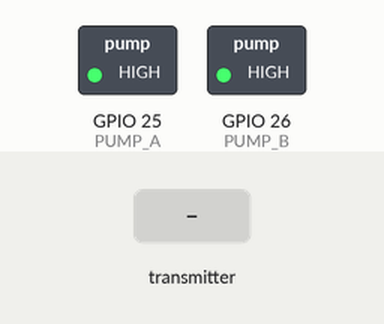
Simulated run of this sketch. Board: ESP32. On the bench: switched loads named in the sketch (green lamp = pin HIGH). The test bench sets the inputs (shaded band). WiFi joins after 1.5 s; servers stay silent unless stated; no MQTT or app messages arrive unless stated; what the sketch prints to the serial monitor is not drawn.

Above: at 2.7 s.
2.8 s: the transmitter starts sending id = 0
At 4.1 s:
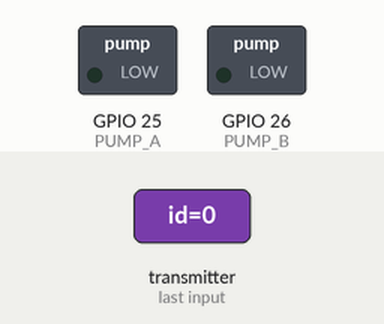
Timing chart, 0 to 5.8 s (numbered marks = the images above; inputs shaded):
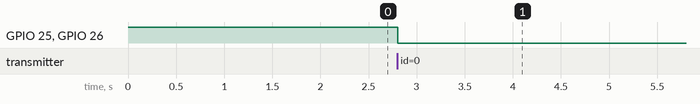

Measured:
- after the input at 2.8 s, GPIO 25 (PUMP_A), GPIO 26 (PUMP_B): HIGH → LOW at once

The sketch:

V6_Main_betterUI.ino
```cpp
/*
 * RECEIVER HUB CODE (Freenove ESP32)
 * 1. WiFi AP & ESP-NOW Receiver
 * 2. Real-time Serial Dashboard for 4 Sensors
 * 3. Automatic 10s Watering & Consumption Tracking
 */
#include <esp_now.h>
#include <WiFi.h>
#include <WebServer.h>
#include <PubSubClient.h> // MQTT Library

#define PUMP_ON LOW
#define PUMP_OFF HIGH

const char* wifi_ssid = "eduroam";
const char* eap_identity = "yka106@sfu.ca.ac.kr";
const char* eap_password = "Kyj65130327!";
const char* mqtt_server = "broker.hivemq.com";
const char* mqtt_topic = "capstone/1";

const char* ap_ssid = "ESP32-Hub";
const char* ap_password = "password123";

WiFiClient espClient;
PubSubClient client(espClient);

// --- CONFIGURATION ---
const int threshold = 70;
const int PUMP_A = 25;
const int PUMP_B = 26;
float flowRate = 0.065; // L/s
const unsigned long WATERING_DURATION = 10000; // 10 seconds

// --- GLOBAL VARIABLES ---
float avgA = 0;
float avgB = 0;

unsigned long pumpA_startMillis = 0;
bool isPumpAActive = false;
float totalWaterA = 0.0;

unsigned long pumpB_startMillis = 0;
bool isPumpBActive = false;
float totalWaterB = 0.0;

bool warningA = false;
bool warningB = false;

const char* ssid = "ESP32-Hub";
const char* password = "password123";

WebServer server(80);

typedef struct struct_message {
  int id;
  float temp;
  float hum;
  int battery;
  float batteryVoltage;
  int moistureRaw;
  int soilmoisture;
} struct_message;

struct_message boardsStruct[4];

// --- MQTT RECONNECT FUNCTION ---
void reconnectMQTT() {
  while (!client.connected()) {
    Serial.print("Attempting MQTT connection...");
    if (client.connect("ESP32_Hub_Client")) {
      Serial.println("connected");
    } else {
      Serial.print("failed, rc=");
      Serial.print(client.state());
      Serial.println(" try again in 5 seconds");
      delay(5000);
    }
  }
}

// --- DASHBOARD PRINT FUNCTION ---
void printSerialReport() {
  Serial.println("\n======================================================================");
  Serial.println("                     SMART WATERING SYSTEM STATUS                     ");
  Serial.println("======================================================================");

  // Group A Summary (Sensor 1 & 2)
  Serial.printf(" [Group A] S1: %3d%% (Bat:%3d%%) | S2: %3d%% (Bat:%3d%%) | AVG: %4.1f%%\n",
                boardsStruct[0].soilmoisture, boardsStruct[0].battery,
                boardsStruct[1].soilmoisture, boardsStruct[1].battery, avgA);

  Serial.printf("            PUMP A STATUS: %-10s | CUMULATIVE WATER: %.3f L\n",
                (isPumpAActive ? "WATERING" : "STANDBY"), totalWaterA);

  Serial.println("----------------------------------------------------------------------");

  // Group B Summary (Sensor 3 & 4)
  Serial.printf(" [Group B] S3: %3d%% (Bat:%3d%%) | S4: %3d%% (Bat:%3d%%) | AVG: %4.1f%%\n",
                boardsStruct[2].soilmoisture, boardsStruct[2].battery,
                boardsStruct[3].soilmoisture, boardsStruct[3].battery, avgB);
  Serial.printf("            PUMP B STATUS: %-10s | CUMULATIVE WATER: %.3f L\n",
                (isPumpBActive ? "WATERING" : "STANDBY"), totalWaterB);

  Serial.println("======================================================================\n");
}

// --- PUMP CONTROL LOGIC ---
void controlPumps() {
  unsigned long currentMillis = millis();
  bool stateChanged = false;

  // Check Group A Timer
  if (isPumpAActive && (currentMillis - pumpA_startMillis >= WATERING_DURATION)) {
    digitalWrite(PUMP_A, PUMP_OFF);
    isPumpAActive = false;
    totalWaterA += (WATERING_DURATION / 1000.0) * flowRate;
    Serial.println(">>> INFO: Group A Watering Cycle Finished.");
    stateChanged = true;
  }

  // Check Group B Timer
  if (isPumpBActive && (currentMillis - pumpB_startMillis >= WATERING_DURATION)) {
    digitalWrite(PUMP_B, PUMP_OFF);
    isPumpBActive = false;
    totalWaterB += (WATERING_DURATION / 1000.0) * flowRate;
    Serial.println(">>> INFO: Group B Watering Cycle Finished.");
    stateChanged = true;
  }

  // If a pump just stopped, print the final report once
  if (stateChanged) {
    printSerialReport();
  }
}

// --- ESP-NOW CALLBACK ---
void OnDataRecv(const uint8_t * mac, const uint8_t *incomingData, int len) {
  struct_message incoming;
  memcpy(&incoming, incomingData, sizeof(incoming));

  int index = incoming.id - 1;
  if (index >= 0 && index < 4) {
    boardsStruct[index] = incoming;
  }

  // Update Averages
  avgA = (boardsStruct[0].soilmoisture + boardsStruct[1].soilmoisture) / 2.0;
  avgB = (boardsStruct[2].soilmoisture + boardsStruct[3].soilmoisture) / 2.0;

  // --- NEW: Check for 20% difference between sensors ---
  warningA = abs(boardsStruct[0].soilmoisture - boardsStruct[1].soilmoisture) >= 20;
  warningB = abs(boardsStruct[2].soilmoisture - boardsStruct[3].soilmoisture) >= 20;

  // Trigger Logic
  if (avgA < threshold && !isPumpAActive) {
    digitalWrite(PUMP_A, PUMP_ON);
    pumpA_startMillis = millis();
    isPumpAActive = true;
    Serial.println(">>> ACTION: Group A Under Threshold. Pump ON.");
  }

  if (avgB < threshold && !isPumpBActive) {
    digitalWrite(PUMP_B, PUMP_ON);
    pumpB_startMillis = millis();
    isPumpBActive = true;
    Serial.println(">>> ACTION: Group B Under Threshold. Pump ON.");
  }

  // --- Sending INFO to MQTT ---
  if (client.connected()) {
    String payload = "{";
    payload += "\"s1\":" + String(boardsStruct[0].soilmoisture) + ",";
    payload += "\"s2\":" + String(boardsStruct[1].soilmoisture) + ",";
    payload += "\"s3\":" + String(boardsStruct[2].soilmoisture) + ",";
    payload += "\"s4\":" + String(boardsStruct[3].soilmoisture) + ",";
    payload += "\"b1\":" + String(boardsStruct[0].battery) + ",";
    payload += "\"b2\":" + String(boardsStruct[1].battery) + ",";
    payload += "\"b3\":" + String(boardsStruct[2].battery) + ",";
    payload += "\"b4\":" + String(boardsStruct[3].battery) + ",";
    payload += "\"adc1\":" + String(boardsStruct[0].moistureRaw) + ",";
    payload += "\"adc2\":" + String(boardsStruct[1].moistureRaw) + ",";
    payload += "\"adc3\":" + String(boardsStruct[2].moistureRaw) + ",";
    payload += "\"adc4\":" + String(boardsStruct[3].moistureRaw) + ",";
    payload += "\"avgA\":" + String(avgA) + ",";
    payload += "\"avgB\":" + String(avgB) + ",";
    payload += "\"pumpA\":\"" + String(isPumpAActive ? "ON" : "OFF") + "\",";
    payload += "\"pumpB\":\"" + String(isPumpBActive ? "ON" : "OFF") + "\",";
    payload += "\"waterA\":" + String(totalWaterA, 3) + ",";
    payload += "\"waterB\":" + String(totalWaterB, 3);

    payload += "}";

    client.publish(mqtt_topic, payload.c_str());
    Serial.println(">>> MQTT Sent: " + payload);
  }

  // Print report when new data arrives
  printSerialReport();
}

// --- HTML WEBPAGE ---
String getHTML() {
  String html = "<!DOCTYPE html><html><head><meta charset='UTF-8'>";
  html += "<meta http-equiv='refresh' content='5'>";
  html += "<title>HydroSoilSense Smart Irrigation System</title>";
  html += "<style>";
  html += "body { font-family: sans-serif; background: #f0f4f8; padding: 20px; color: #333; }";
  html += ".container { max-width: 900px; margin: auto; }";
  html += "header { display: flex; justify-content: space-between; align-items: center; background: white; padding: 20px; border-radius: 15px; margin-bottom: 25px; box-shadow: 0 4px 6px rgba(0,0,0,0.05); }";
  html += ".alert-strip { background: #e74c3c; color: white; padding: 15px; border-radius: 10px; margin-bottom: 10px; text-align: center; font-weight: bold; }";
  html += ".card-grid { display: grid; grid-template-columns: repeat(auto-fit, minmax(350px, 1fr)); gap: 25px; }";
  html += ".card { background: white; border-radius: 20px; padding: 25px; box-shadow: 0 10px 20px rgba(0,0,0,0.05); border-top: 5px solid #2ecc71; }";
  html += ".card-b { border-top: 5px solid #3498db; }";
  html += ".label { font-size: 14px; color: #7f8c8d; text-transform: uppercase; font-weight: 600; }";
  html += ".value-main { font-size: 48px; font-weight: 800; color: #2c3e50; margin: 10px 0; }";
  html += ".unit { font-size: 18px; color: #95a5a6; }";
  html += ".status-row { display: flex; justify-content: space-between; align-items: center; margin-top: 20px; padding-top: 15px; border-top: 1px solid #f1f1f1; }";
  html += ".badge { padding: 6px 12px; border-radius: 50px; font-size: 12px; font-weight: bold; }";
  html += ".bg-run { background: #dff9fb; color: #0984e3; }";
  html += ".bg-idle { background: #f1f2f6; color: #747d8c; }";
  html += "</style></head><body><div class='container'>";

  html += "<header><h1>SMART IRRIGATION CONTROL</h1><div class='badge bg-idle'>GATEWAY ONLINE</div></header>";

  // --- DETAILED ALERTS ---
  if (warningA) {
    html += "<div class='alert-strip'>⚠️ SENSOR DISCREPANCY DETECTED: CHECK SENSOR 1 & 2</div>";
  }
  if (warningB) {
    html += "<div class='alert-strip'>⚠️ SENSOR DISCREPANCY DETECTED: CHECK SENSOR 3 & 4</div>";
  }

  html += "<div class='card-grid'>";

  // Testbed A (Sensor 1 & 2)
  html += "<div class='card'><div class='label'>Testbed A (Sensor 1 & 2)</div>";
  html += "<div class='value-main'>" + String(avgA, 1) + "<span class='unit'>% Soil Moisture</span></div>";
  html += "<div class='status-row'><span class='badge " + String(isPumpAActive ? "bg-run'>PUMPING" : "bg-idle'>SYSTEM READY") + "</span>";
  html += "<span>Used: <b>" + String(totalWaterA, 2) + " L</b></span></div></div>";

  // Testbed B (Sensor 3 & 4)
  html += "<div class='card card-b'><div class='label'>Testbed B (Sensor 3 & 4)</div>";
  html += "<div class='value-main'>" + String(avgB, 1) + "<span class='unit'>% Soil Moisture</span></div>";
  html += "<div class='status-row'><span class='badge " + String(isPumpBActive ? "bg-run'>PUMPING" : "bg-idle'>SYSTEM READY") + "</span>";
  html += "<span>Used: <b>" + String(totalWaterB, 2) + " L</b></span></div></div>";

  html += "</div></div></body></html>";
  return html;
}

void setup() {
  Serial.begin(115200);
  pinMode(PUMP_A, OUTPUT);
  pinMode(PUMP_B, OUTPUT);
  digitalWrite(PUMP_A, PUMP_OFF);
  digitalWrite(PUMP_B, PUMP_OFF);

  WiFi.mode(WIFI_AP_STA);
  WiFi.softAP(ssid, password);
  WiFi.softAP(ap_ssid, ap_password);

  WiFi.disconnect(true);
  WiFi.begin(wifi_ssid, WPA2_AUTH_PEAP, eap_identity, eap_identity, eap_password);

  Serial.print("Connecting to eduroam");
  int attempts = 0;
  while (WiFi.status() != WL_CONNECTED && attempts < 20) {
    delay(500);
    Serial.print(".");
    attempts++;
  }

  client.setServer(mqtt_server, 1883);

  if (esp_now_init() != ESP_OK) {
    Serial.println("ESP-NOW Init Failed");
    return;
  }

  esp_now_register_recv_cb(esp_now_recv_cb_t(OnDataRecv));

  server.on("/", [](){
    server.send(200, "text/html", getHTML());
  });
  server.begin();
  Serial.println("System Initialized.");
}

void loop() {
  if (!client.connected()) {
    reconnectMQTT();
  }
  client.loop();
  server.handleClient();
  controlPumps();
}
```
